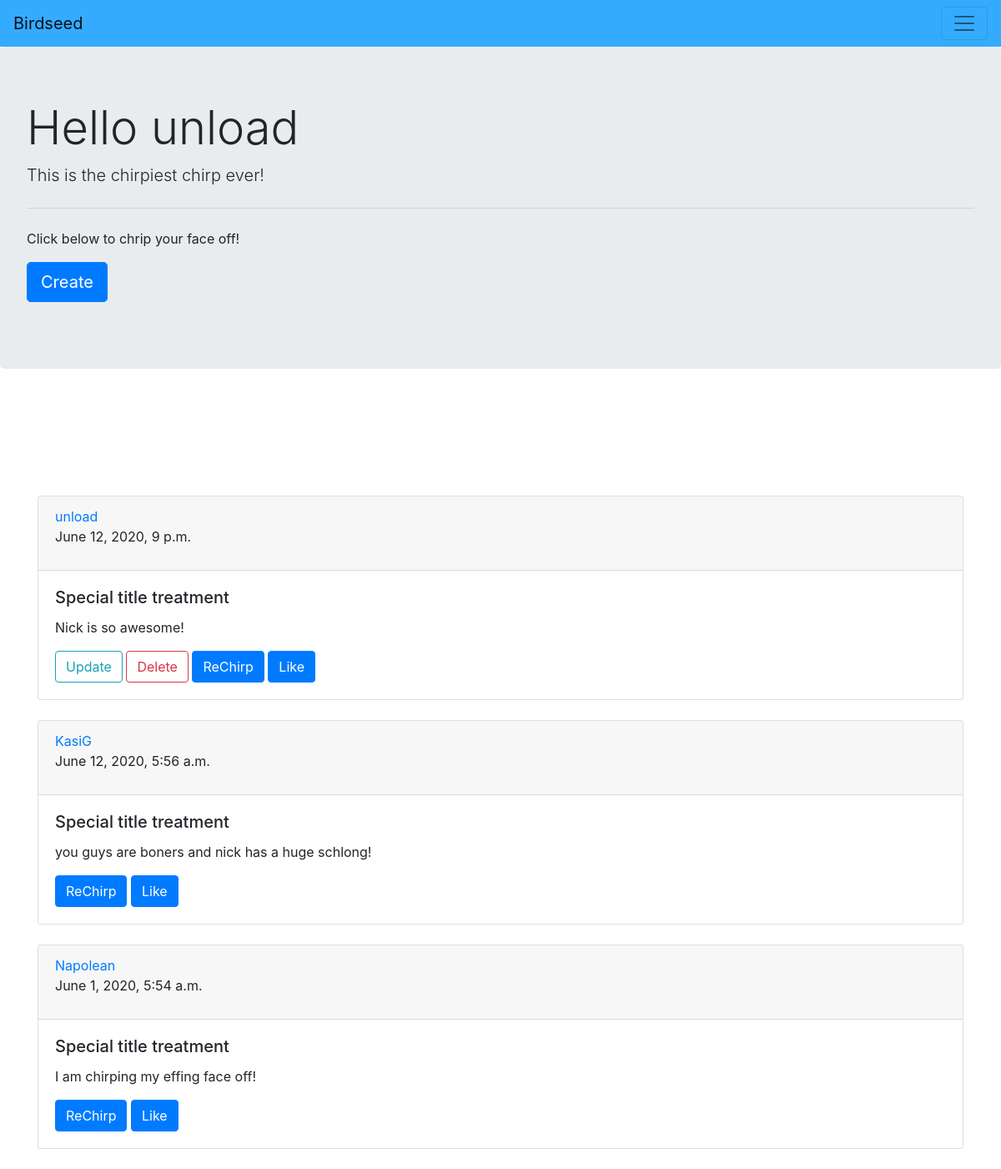
/ (signed in), run on the app's committed database.
### birdseed/models.py (models this page shows)
class tweet(models.Model):
    text = models.TextField(max_length=128, default='')
    datetime = models.DateTimeField(default = timezone.now)
    uname = models.ForeignKey(User, on_delete=models.CASCADE)

### birdseed/views.py (the view)
# urls.py: path('', TweetListView.as_view(), name='home'),
class TweetListView(LoginRequiredMixin,ListView):
    model = tweet
    template_name = 'birdseed/home.html'
    ordering = ['-datetime']

### birdseed/templates/birdseed/home.html (shortened to what this page needs)
{% extends 'birdseed/base.html' %}
{% block content %}
    <div class="jumbotron">
        <h1 class="display-4">Hello {{ user.username }}</h1>
    <p class="lead">
        This is the chirpiest chirp ever!
    </p>
    <hr class="my-4">
        <p>
            Click below to chrip your face off!
        </p>
        <p class="lead">
            <a class="btn btn-primary btn-lg" href="{% url 'tweetcreate' %}" role="button">Create</a>
        </p>
    </div>
<div style="white-space: pre">
</div>
<div class="container">
    {% for tweet in object_list %}
    <div class="card">
        <div class="card-header">
            <a href='#'> {{ tweet.uname }} </a>
            <p> {{tweet.datetime}} </p>
        </div>
        <div class="card-body">
            <h5 class="card-title">Special title treatment</h5>
            <p class="card-text">{{ tweet.text }}</p>
            {% if tweet.uname == user %}
            <a href="{% url 'tweetupdate' tweet.id %}"><button class="btn btn-outline-info">Update</button></a>
            <a href="{% url 'tweetdelete' tweet.id %}"><button class="btn btn-outline-danger">Delete</button></a>
            {% endif %}
            <a href="#" class="btn btn-primary">ReChirp</a>
            <a href="#" class="btn btn-primary">Like</a>
        </div>
    </div>
    {% endfor %}
</div>
{% endblock content %}

### data on the page
tweet: uname "unload", datetime "June 12, 2020, 9 p.m.", text "Nick is so awesome!", shows "Update"
tweet: uname "KasiG", datetime "June 12, 2020, 5:56 a.m.", text "you guys are boners and nick has a huge schlong!"
tweet: uname "Napolean", datetime "June 1, 2020, 5:54 a.m.", text "I am chirping my effing face off!"

### other printed values
{{ user.username }} "unload"
